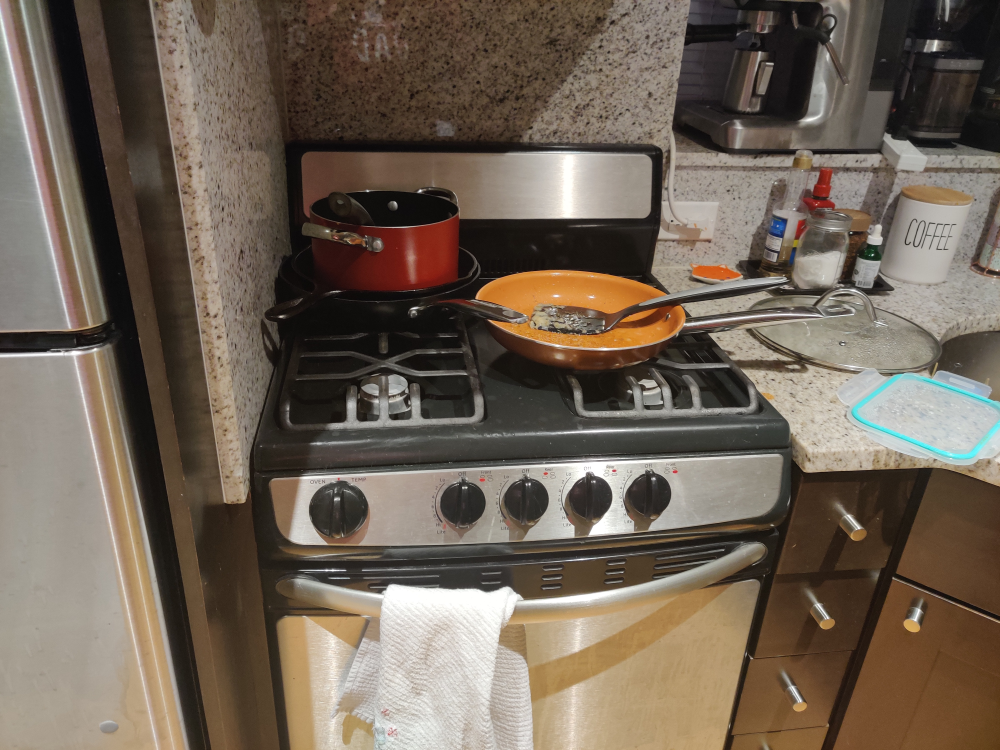
#> input picture kitchen_example/images/img1.jpg, 4000 x 3000 px (shown at 1/4 size); the run also reads 2 pictures not shown here
$ jupyter execute --allow-errors 11-3D_Reconstruction_and_SfM.ipynb   (shell and % lines are left out)
#> lines starting #> are read from the running program, lines starting #| are printed output that depends on the picture
# 3D Reconstruction and Structure from Motion

Suppose we are given a series of images from a disaster situation. How can we begin to make sense of the contents of the image? Typically this involves answering two questions:

- _What_ is in an image (e.g. debris, buildings, etc.)?
- _Where_ are these things located _in 3D space_ ?

We are first going to set the first question aside and focus entirely on the second. This will be the first in two lectures on so called "structure from motion", which is the idea that you can recreate a 3D scene from a series of 2D images by taking those images from a moving camera. Today's lecture will focus on the theory of 3D reconstruction and how to implement it. Tomorrow's lecture will focus on a real world example of structure from motion, and we will work to assign GPS coordinates to pixels on an image.

We will first start with two images and work our way up to multiple images.

## The Camera Model:

Let's first introduce the model that we will be basing our analysis on. For this session, we will be using the _pinhole model_ of a camera, depicted in the following picture:

In this model of the camera, light rays are reflected off of an object (in this case a kettle), they pass through an infinitesimally small pinhole, and arrive at the opposite wall of the camera, creating a photo-negative (think upside down) image of the object. The pinhole is located at a point called the _center of projection_. Because the image on the actual camera is a photo-negative, we typically instead center our reference frame on the center of projection and work as if the image were on the opposite side, which we will call the _image plane_. The distance _f_ between the center of projection and the image plane is called the _focal length_ which is usually measured in millimeters. On the image plane, the center of the plane is called the _principal point_ and the line that connects the center of projection and the principal point is called the _principal axis_.

We can align our coordinate frame as follows: let's center our coordinate system such that the origin is the center of projection, let's align the Z-axis such that it passes through principal axis, and let's align the X- and Y-axis such that the X-axis goes along the horizonal direction of the image plane and the Y-axis goes along the vertical direction of the image plane. Note that X increases to the right, but Y increases *downward*. This is shown in the following image:

The image plane is given by a _uv-plane_ that is centered on the principal point and is orthogonal to the principal axis. Note that cameras typically measure coordinates starting from the upper-left corner, and increasing to the left and downwards (which motivates our decision to align our Y axis downwards). Furthermore, note that cameras cannot capture an image with perfect precision. Rather, they are composed of small elements called _pixels_ that vary in intensity in order to capture the scene. Therefore, we would rather operate on the discrete pixel plane, which we will call the lowercase xy-plane. You can compare both planes in the image below:

All objects create a projection on the xy-plane, which is what we actually see on the image. For example, the point $M$ on the kettle is projected onto the xy-plane on the point _m_. Suppose we have the coordinates ($X$, $Y$, $Z$) of the point $M$. **What are the coordinates on the xy-plane of the point $m$?** State your answer in terms of $\alpha$ (the focal length measured in pixels, not millimeters), $p_x$ and $p_y$ (the coordinates of the principal point $p$ in the xy-plane), and $X$, $Y$ and $Z$, the coordinates of the point $M$.

<details>
    <summary>ANSWER</summary>
    We can use geometry to arrive at the answer. Note that $C$, $p$ and $m$ form a similar triangle with $C$, $Z$ and $M$. Therefore, $\frac{x-p_x}{\alpha} = \frac{X}{Z}$ and $\frac{y-p_y}{\alpha} = \frac{Y}{Z}$. Now it's a matter of solving: $x = \alpha\frac{X}{Z} + p_x$ and $y = \alpha\frac{Y}{Z} + p_y$
</details>

### List of variables used in this lesson
| Variable |                                               Meaning                                              |
|:--------:|:--------------------------------------------------------------------------------------------------:|
|     M    |                                         A point in 3D space                                        |
|  m1, m2  |                                  Projection of M on image 1 and 2                                  |
|  C1, C2  |                             Center of camera 1, 2 (a point in 3D space)                            |
|     p    |         A point on the z axis of C (directly in front of it) at the center of a given photo        |
|     a    |                                      Focal length of a camera                                      |
|     R    |                                     Rotation of a camera image                                     |
|     t    |                                    Translation of a camera image                                   |
|     K    | A intrinsic matrix used to calculate a camera's offset, a function of its focal length and point p |

## The Problem: Depth Ambiguity

Scene reconstruction requires us to go the other way around: we know the coordinates ($x$, $y$) of $m$ and we want the ($X$, $Y$, $Z$) coordinates of the point $M$. This presents a problem: we have two equations and three unknowns. Specifically, there is an ambiguity in the depth $Z$ that is impossible to resolve with just one image. Therefore, the point $M$ can be anywhere along the ray connecting the center of projection and the point $m$. This is shown in the image below:

However, this can be remediated by adding a second image into the equation. This is because, assuming we have perfect cameras*, the rays connecting both centers of projection to the point $M$ should only intersect at one point, as is shown in the image below:

Let's assume that $C_1$ and $C_2$ are both from the same camera but different locations. Furthermore, let's center our coordinate system such that $C_1$ is at the origin. What do we need in order to find the coordinates of point $M$ ?
- The corresponding points $m_1$ and $m_2$
- The focal length $\alpha$ and the coordinates $p_x$ and $p_y$. Because these are internal to the camera, we call these the _intrinsic parameters_.
- The relative rotation $R$ and translation $t$ of $C_2$ with respect to $C_1$. Here, $R$ is a 3x3 matrix and $t$ is a 3x1 vector. We call $R$ and $t$ the _extrinsic parameters_.

\* The perfect cameras assumption is actually critical. To see why, imagine if by some measurement error (imperfect lens, pixel accuracy, etc), $m_2$ is slightly off. **What would happen in the previous example?**

<details>
    <summary>ANSWER</summary>
    The rays corresponding to points $m_1$ and $m_2$ will not intersect, so there is no solution to this problem!
</details>

In practice, no camera is actually perfect. There are tools that work under the hood to mitigate this. We will briefly discuss them, but will not go in depth.

Let's get started!

[cell 1]
import cv2
import numpy as np
from matplotlib import pyplot as plt
import pandas as pd
import os
import sys

[cell 2]
# Load and display the two images
img1 = cv2.imread("kitchen_example/images/img1.jpg", cv2.IMREAD_GRAYSCALE)
plt.imshow(img1, cmap='gray')
plt.show()

img2 = cv2.imread("kitchen_example/images/img2.jpg", cv2.IMREAD_GRAYSCALE)
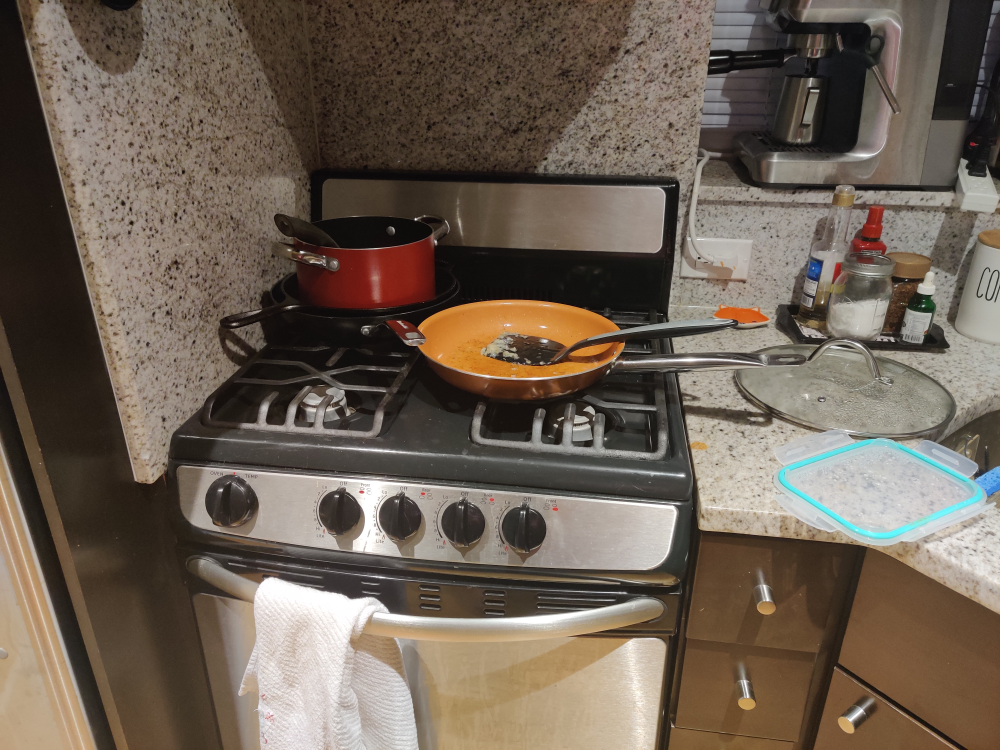
#> input picture kitchen_example/images/img2.jpg, 4000 x 3000 px (shown at 1/4 size)
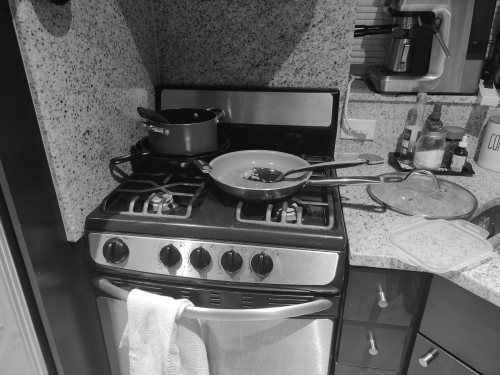
#> img2: shape (3000, 4000) (shown at 1/8 size); min 0, max 255, mean 99.3
plt.imshow(img2, cmap='gray')
plt.show()

## Corresponding points

Our first task is to find the points $m_1$ and $m_2$. Note that it's not just a matter of finding arbitrary points, but also of ensuring the $m_1$ is actually pointing to the same object $M$ as $m_2$. Of course, one way to do this is to manually go through both images and match points on one image with points on the other. This is not a scalable solution as you increase the number of images. To this end, experts in computer vision work with the concept of _features_ which represent points of interest within an image. To understand how features work, consider the image below. **Which of the options, A through F are most easily identifiable in the image?**

<details>
    <summary>ANSWER</summary>
    A and B are the hardest because they could be anywhere on the surface, so surfaces are not good. C and D are a bit easier, because edges are more immediately recognizable. However, the points can still be anywhere along the edge. E and F are the easiest, since there is only one corner that looks like them. What this shows is that corners are good points to track, followed by edges and finally surfaces.
</details>

Features, therefore, are typically corners that are automatically extracted based on color differences around the corner. Features are composed of both the _coordinates_ of the point of interest as well as a _descriptor_ of what those points look like.

There are all sorts of features that will do the job. Here, we will show ORB features, which were created by the makers of OpenCV. We first extract the features and then match them with a feature in the opposite image that has the closest descriptor. It's worth noting that most of these matches will not be very good, so we only want to keep the best matches we have.

### Feature extraction

[cell 3]
MAX_FEATURES = 5000

# creating the ORB feature extractor
orb = cv2.ORB_create(MAX_FEATURES)

# creating feature points for first and second images
kp1, dc1 = orb.detectAndCompute(img1, None)
#> kp1 = 5000 keypoints; strongest (x, y, size): (1659, 1162, 31), (3408, 932, 31), (3407, 931, 37.2), (3401, 931, 37.2)
kp2, dc2 = orb.detectAndCompute(img2, None)
#> kp2 = 5000 keypoints; strongest (x, y, size): (3627, 1121, 31), (2097, 1455, 31), (3627, 1118, 31), (3626, 1121, 37.2)

img1_ORB = cv2.drawKeypoints(img1, kp1, None, flags=cv2.DRAW_MATCHES_FLAGS_DRAW_RICH_KEYPOINTS)
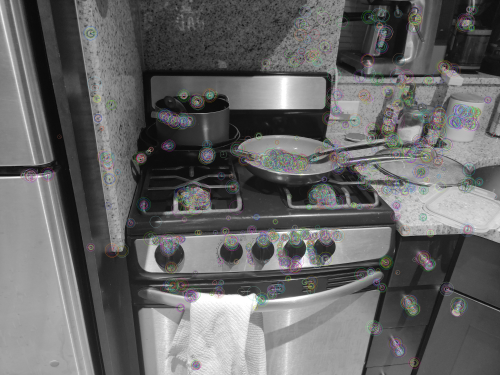
#> img1_ORB: shape (3000, 4000, 3) (shown at 1/8 size); mean of channels 0, 1, 2 102.1, 102.2, 102.2; drawn as B, G, R
plt.imshow(img1_ORB)
plt.show()

### Feature matching

[cell 4]
# most matches are not very good, so we want to keep only the best ones.
# here, we keep only the top 20%
GOOD_MATCH_PERCENT = 0.2

# create BFMatcher object
bf = cv2.BFMatcher(cv2.NORM_HAMMING, crossCheck = True)

# match descriptors
matches = bf.match(dc1, dc2)
#> matches = 1308 matches

# Sort matches by score
#> (the rest of this cell did not finish here and is left out)

## Intrinsic parameters

We now proceed to obtain the intrinsic parameters. We have already seen that we can gather important data about the image by looking at its metadata. We can do something similar here:

It might seem tempting to take the focal length as is, and to take the height and width of the image, divide by two and call that the coordinates of the principal point. While this might certainly be a start if you have no other options, there are some limitations to take into account. First, recall that the focal length here is measured in millimeters, but we need the length in pixels $\alpha = m*f$, where $m$ is the size in millimeters of each pixel. This information is rarely found in the metadata. Usually, if you want to get the focal length in pixels just from the metadata, you would have to find the camera specifications online and make the conversion of millimeters to pixels. Also, the focal length is typically rounded to the nearest integer in the metadata, further complicating matters.

Second, because of manufacturing constraints in positioning the sensor the principal point is always off from the middle of an image by a few pixels. While the middle of an image is most likely a good approximation, the error will continue to add up as you go farther away from the camera center.

Finally, even if you have the focal length and principal point coordinates, the reconstruction must account for _distortion_. Distortion typically comes from imperfect lenses. The most well known form of distortion is _radial distortion_. This has the effect of making straight lines bulge outwards the farther away you are from the center. The figure below shows an example of this:

Distortion is rarely in the image metadata. Sometimes cameras have distortion control that corrects for distortion when it's taking the image, so you don't have to worry about it. Still, this is relatively rare and it does not show up in the metadata whether distortion control was applied. So if you're not familiar with the camera you're using, you're still in the dark.

One way to get around this is to perform explicit camera calibration. A common way to do this is to map points with a known 3D-to-2D correspondence (like a chessboard) and perform an optimization to correct for the distortion. How this typically works is by assigning coordinates to the inner corners of the camera (e.g. the top left corner will be (0, 0, 0), the one on the right might be (1, 0, 0), the one below would be (0, 1, 0)), and then choosing the focal length, principal point and distortion parameters that best explain deviations in the expected 2D coordinates. Typically you have to take something on the order of 20-30 images of a chessboard from slightly varying locations for this procedure to work.

[cell 5]
import glob
# termination criteria
criteria = (cv2.TERM_CRITERIA_EPS + cv2.TERM_CRITERIA_MAX_ITER, 30, 0.001)

# prepare object points, like (0,0,0), (1,0,0), (2,0,0) ....,(6,5,0)
objp = np.zeros((6*9,3), np.float32)
objp[:,:2] = np.mgrid[0:6,0:9].T.reshape(-1,2)

# Arrays to store object points and image points from all the images.
objpoints = [] # 3d point in real world space
imgpoints = [] # 2d points in image plane.

images = glob.glob('chessboard/*.jpg')

for fname in images:
    img = cv2.imread(fname)
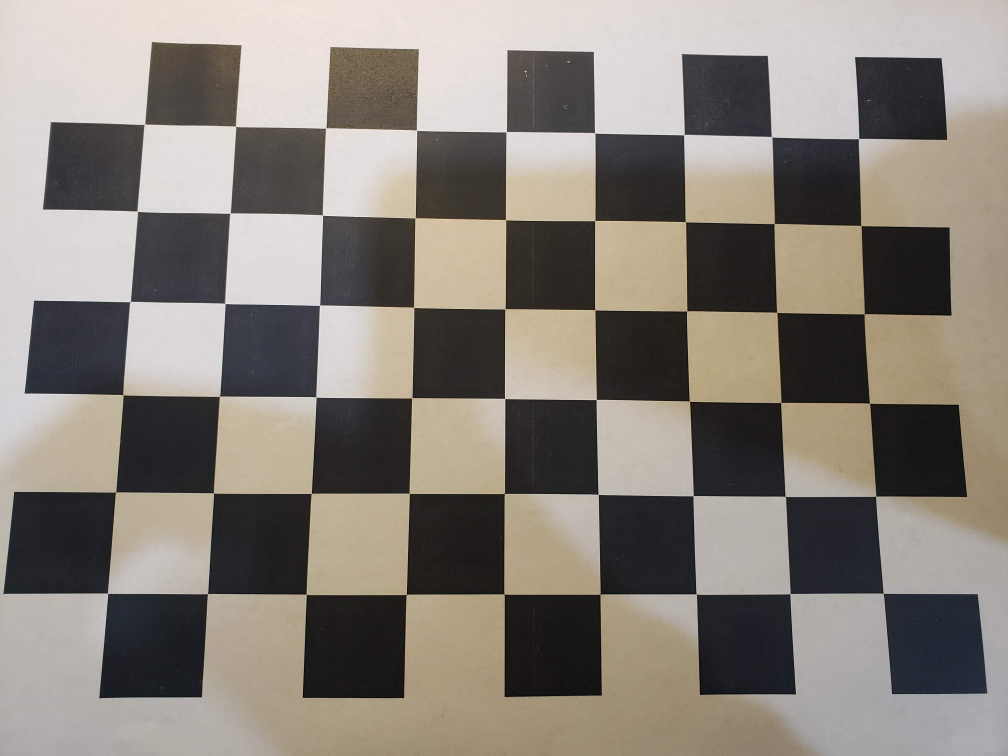
#> input picture chessboard/20200720_110201.jpg, 4032 x 3024 px (shown at 1/4 size)
#> img is the input picture: shape (3024, 4032, 3); mean B, G, R 121.4, 128.9, 135.7
    gray = cv2.cvtColor(img,cv2.COLOR_BGR2GRAY)
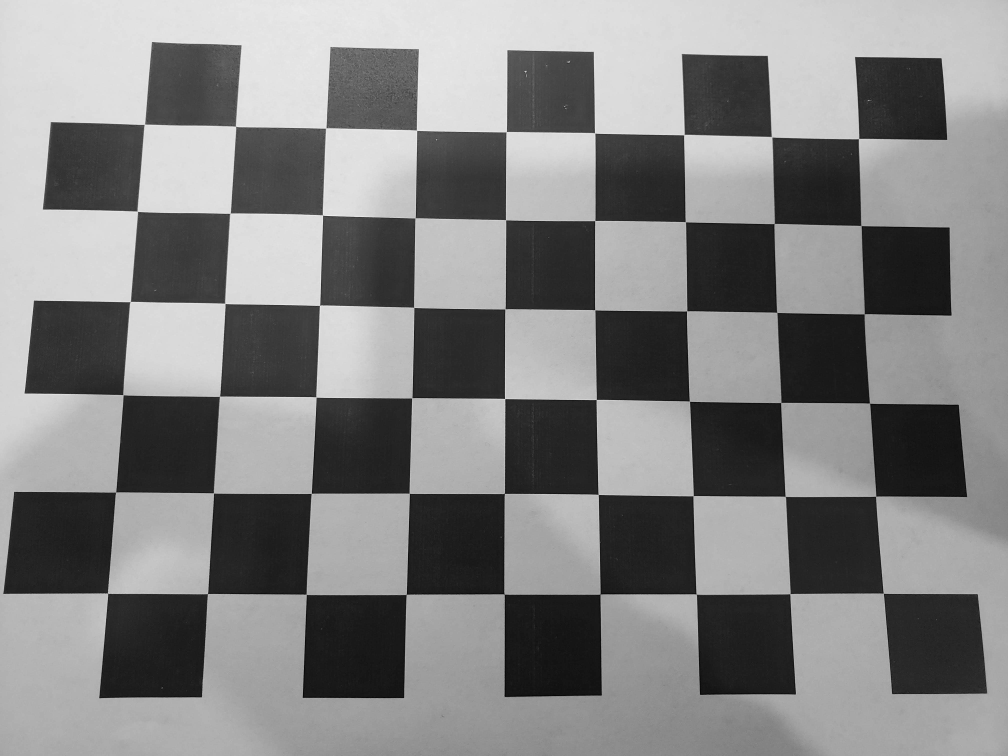
#> gray: shape (3024, 4032) (shown at 1/4 size); min 0, max 255, mean 130.1

    # Find the chess board corners
    ret, corners = cv2.findChessboardCorners(gray, (6,9),None)
#> ret = True; corners = 54 rows, first 8: [3435.5, 555.7], [3446.4, 905.3], [3457.5, 1256.5], [3481.4, 1614.3], [3504.3, 1986.8], [3534.4, 2374.5], [3087.5, 549], [3098, 896]

    # If found, add object points, image points (after refining them)
    if ret == True:
        print("corners found!")
        objpoints.append(objp)

        corners2 = cv2.cornerSubPix(gray,corners,(11,11),(-1,-1),criteria)
#> corners2 = 54 rows, first 8: [3436, 556], [3445.6, 903.6], [3458, 1256.8], [3479.4, 1613.9], [3504.2, 1986.3], [3534.6, 2374.3], [3087.8, 548.6], [3097.6, 895.8]
#> (the rest of the program and of its run is left out)
